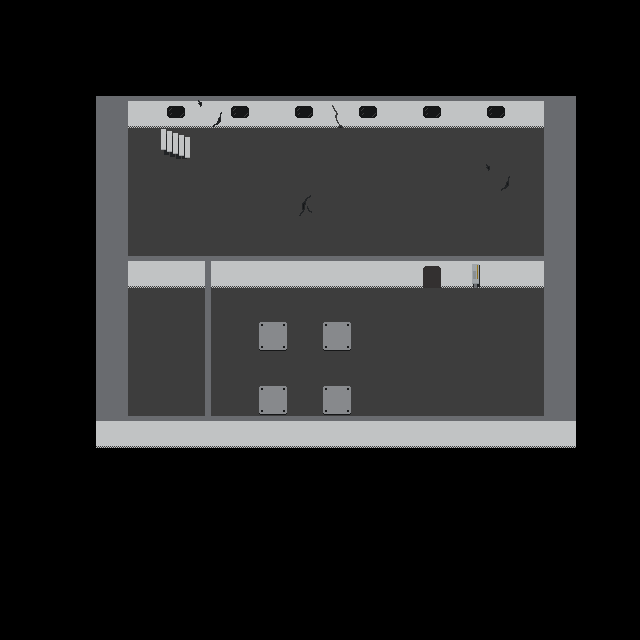

Rendered tile map (Tiled .tmx) drawn with the repository's tilesets; below, a short description and the map source with its tile grids summarised:
An orthogonal 20x20 tile map with 32x32 px tiles, 2 tile layers (FF1, FF2), 4 hidden layers not drawn, 2 tilesets and 23 objects (button_1, door_1, stairs_up, fire).

<map version="1.0" orientation="orthogonal" renderorder="right-down" width="20" height="20" tilewidth="32" tileheight="32" nextobjectid="12">
 <tileset firstgid="1" name="tileset" tilewidth="32" tileheight="32" tilecount="240" columns="20">
  <image source="Tilesets/tileset.png" width="640" height="400" />
  <tile id="0">
   <objectgroup draworder="index">
    <object id="1" x="0" y="0" width="32" height="32" />
   </objectgroup>
  </tile>
  <tile id="1">
   <objectgroup draworder="index">
    <object id="1" x="0" y="0" width="32" height="32" />
   </objectgroup>
  </tile>
  <tile id="2">
   <objectgroup draworder="index">
    <object id="1" x="0" y="0" width="32" height="32" />
   </objectgroup>
  </tile>
  <tile id="7">
   <properties>
    <property name="level_layer" type="int" value="0" />
   </properties>
  </tile>
  <tile id="20">
   <objectgroup draworder="index">
    <object id="1" x="12.75" y="-0.125" width="6.375" height="32" />
   </objectgroup>
  </tile>
  <tile id="22">
   <objectgroup draworder="index">
    <object id="1" x="0" y="0" width="32" height="32" />
   </objectgroup>
  </tile>
  <tile id="40">
   <objectgroup draworder="index">
    <object id="1" x="0" y="0" width="32" height="32" />
    <object id="2" x="15.125" y="27.625" height="0.125" />
   </objectgroup>
  </tile>
  <tile id="41">
   <objectgroup draworder="index">
    <object id="3" x="0" y="0" width="6.75" height="32" />
    <object id="4" x="24.875" y="0" width="7.5" height="32" />
   </objectgroup>
  </tile>
  <tile id="42">
   <objectgroup draworder="index">
    <object id="1" x="0" y="0" width="32" height="32" />
   </objectgroup>
  </tile>
  <tile id="43">
   <objectgroup draworder="index">
    <object id="1" x="0" y="0" width="7.125" height="32" />
    <object id="5" x="24.9375" y="0" width="7.125" height="32" />
   </objectgroup>
  </tile>
  <tile id="44">
   <objectgroup draworder="index">
    <object id="1" x="0" y="0" width="32" height="32" />
   </objectgroup>
  </tile>
  <tile id="45">
   <objectgroup draworder="index">
    <object id="1" x="0" y="0" width="32" height="32" />
   </objectgroup>
  </tile>
  <tile id="46">
   <objectgroup draworder="index">
    <object id="1" x="7" y="10" width="18" height="22" />
   </objectgroup>
  </tile>
  <tile id="80">
   <objectgroup draworder="index">
    <object id="1" x="-0.125" y="18.75" width="30.625" height="9.125" />
   </objectgroup>
  </tile>
  <tile id="81">
   <objectgroup draworder="index">
    <object id="1" x="1.125" y="18.75" width="30" height="9.375" />
   </objectgroup>
  </tile>
 </tileset>
 <tileset firstgid="241" name="animations" tilewidth="32" tileheight="32" tilecount="80" columns="10">
  <image source="Tilesets/animations.png" width="320" height="256" />
 </tileset>
 <layer name="FF1" width="20" height="20">
  <properties>
   <property name="level_layer" type="int" value="0" />
  </properties>
  <data>[400 cells, 165 non-empty, 6 distinct tile ids]</data>
 </layer>
 <layer name="FF2" width="20" height="20">
  <properties>
   <property name="level_layer" type="int" value="0" />
  </properties>
  <data>[400 cells, 16 non-empty, 7 distinct tile ids]</data>
 </layer>
 <objectgroup name="FFO1">
  <properties>
   <property name="level_layer" type="int" value="0" />
  </properties>
  <object id="1" name="button_1" gid="65" x="449.333" y="290" width="32" height="32">
   <properties>
    <property name="action" value="destroy:door_1" />
   </properties>
  </object>
  <object id="2" gid="81" x="225.455" y="294.568" width="32" height="32" />
  <object id="5" gid="82" x="350" y="300" width="32" height="32" />
  <object id="6" name="door_1" gid="47" x="416" y="288" width="32" height="32" />
  <object id="9" name="stairs_up" gid="5" x="160" y="161" width="32" height="32">
   <properties>
    <property name="transfer" value="layer:1" />
   </properties>
  </object>
 </objectgroup>
 <layer name="SF1" width="20" height="20" visible="0">
  <properties>
   <property name="level_layer" type="int" value="1" />
  </properties>
  <data>[400 cells, 96 non-empty, 3 distinct tile ids]</data>
 </layer>
 <layer name="SF2" width="20" height="20" visible="0">
  <properties>
   <property name="level_layer" type="int" value="1" />
  </properties>
  <data>[400 cells, 9 non-empty, 5 distinct tile ids]</data>
 </layer>
 <objectgroup name="SFO1" visible="0">
  <properties>
   <property name="level_layer" type="int" value="1" />
  </properties>
  <object id="7" name="fire" gid="241" x="258" y="191" width="32" height="32">
   <properties>
    <property name="animation" value="Fire" />
   </properties>
  </object>
 </objectgroup>
 <layer name="TF1" width="20" height="20" visible="0">
  <properties>
   <property name="level_layer" type="int" value="2" />
  </properties>
  <data>[400 cells, 48 non-empty, 6 distinct tile ids]</data>
 </layer>
 <layer name="TF2" width="20" height="20" visible="0">
  <properties>
   <property name="level_layer" type="int" value="2" />
  </properties>
  <data>[400 cells, 2 non-empty, 2 distinct tile ids]</data>
 </layer>
</map>
